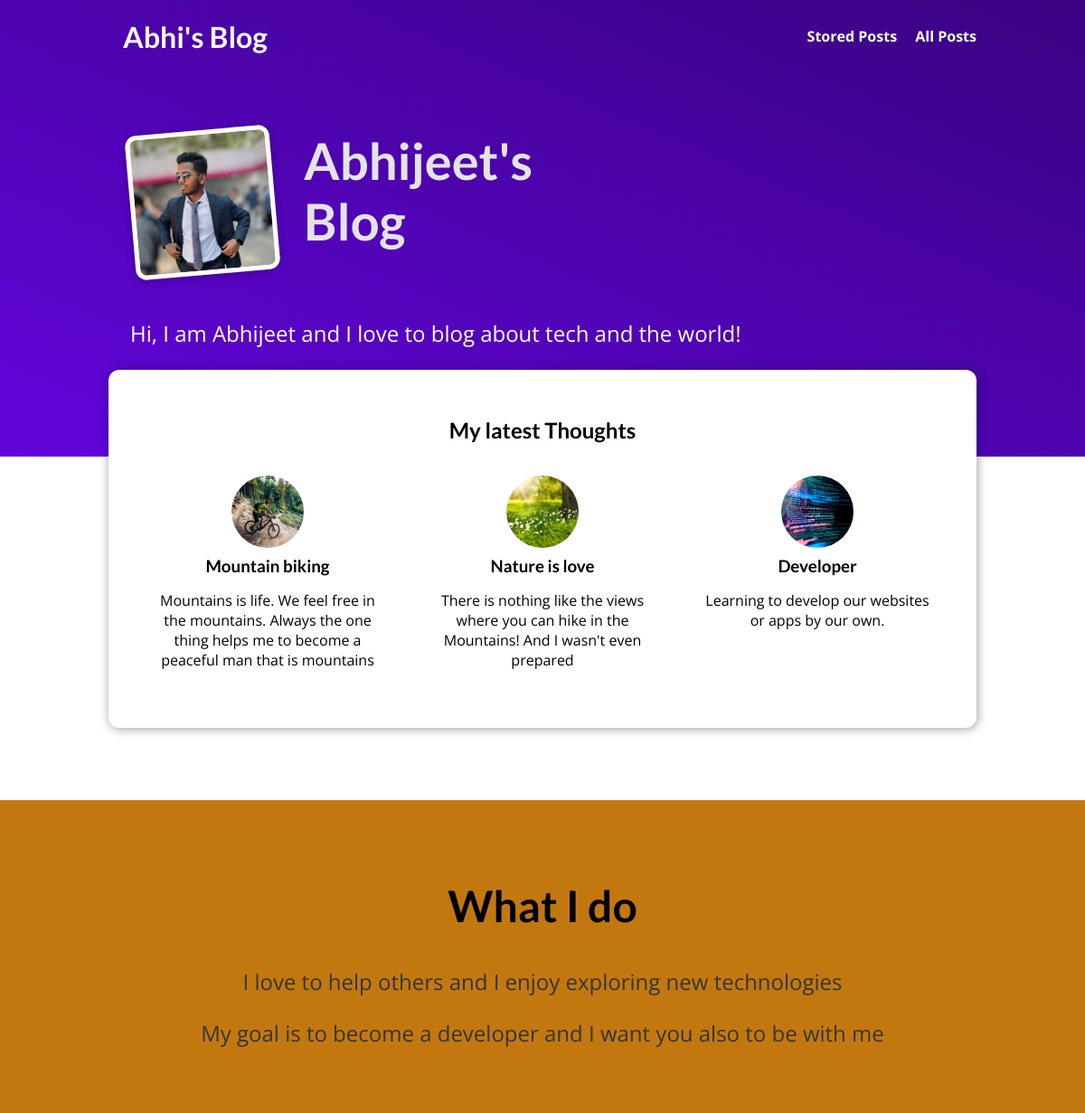
The page / on the database its author committed.
### blog/models.py (models this page shows, shortened)
class Post(models.Model):
    title = models.CharField(max_length=150)
    excerpt = models.CharField(max_length=200)
    image = models.ImageField(upload_to="posts", null=True)
    date = models.DateField(auto_now=True)
    slug = models.SlugField(unique=True, db_index=True)
    content = models.TextField(validators=[MinLengthValidator(10)])
    author = models.ForeignKey(Author, on_delete=models.SET_NULL, null=True, related_name="posts")
    tags = models.ManyToManyField(Tag)

### blog/views.py (the view)
# urls.py: path("",views.StartingPageView.as_view(), name="starting-page"),
class StartingPageView(ListView):
    template_name = "blog/index.html"
    model = Post
    ordering = ["-date"]
    context_object_name = "posts"
    def get_queryset(self):
        queryset = super().get_queryset()
        data = queryset[:3]
        return data

### blog/templates/blog/index.html (shortened to what this page needs)
{% extends "base.html" %}
{% load static %}
{% block css_files %}
<link rel="stylesheet" href="{% static 'blog/posts.css' %}" type="text/css" />
<link rel="stylesheet" href="{% static 'blog/index.css' %}" type="text/css" />
{% endblock %}
{% block content %}
<section id="welcome">
  <header>
    <img
      src="{% static 'blog/images/ME.jpeg' %}"
      alt="Max - The Author of This
    Blog"
    />
    <h2>Abhijeet's Blog</h2>
  </header>
  <p>Hi, I am Abhijeet and I love to blog about tech and the world!</p>
</section>
<section id="posts">
  <h2>My latest Thoughts</h2>
  <ul>
    {% for post in posts %}
      {% include "blog/include/post.html" %}
    {% endfor %}
  </ul>
</section>
<section id="about">
  <h2>What I do</h2>
  <p>I love to help others and I enjoy exploring new technologies</p>
  <p>My goal is to become a developer and I want you also to be with me</p>
</section>
{% endblock %}

### blog/templates/blog/include/post.html
<li>
    <article class="post">
      <a href="{% url 'post-detail-page' post.slug %}">
        <img src="{{ post.image.url }}" alt="{{ post.title }}">
        <div class="post-content">
          <h3>{{ post.title }}</h3>
          <p>
            {{ post.excerpt }}
          </p>
        </div>
      </a>
    </article>
  </li>

### static/app.css (style rules this page uses)
* { box-sizing: border-box; }
html { font-family: 'Open Sans', 'Lato', sans-serif; }
body { margin: 0; }
h1, h2, h3 { font-family: 'Lato', sans-serif; font-weight: bold; }

### static/blog/posts.css (style rules this page uses)
.post { display: flex; flex-direction: column; align-items: center; text-align: center; }
.post a { text-decoration: none; color: black; transition: all 0.2s ease; padding: 1rem; }
.post img { width: 5rem; height: 5rem; object-fit: cover; border-radius: 50%; }
.post h3 { margin: 0.25rem 0; }

### static/blog/index.css (style rules this page uses)
#welcome { background: linear-gradient(to right top, #6305dd, #390281); padding: 6rem 12%; }
#welcome header { display: flex; align-items: flex-start; margin: 3rem auto; }
#welcome img { width: 10rem; height: 10rem; object-fit: cover; object-position: top; border: 5px solid white; border-radius: 12px; background-color: #ffe1bf; transform: rotateZ(-5deg); box-shadow: 0 2px 8px rgba(0, 0, 0, 0.25); }
#welcome h2 { font-size: 3.5rem; margin: 0 0 0 2rem; color: #e4e4e4; width: 10rem; }
#welcome p { color: white; font-size: 1.5rem; }
#posts { background-color:white; padding: 2rem; border-radius: 12px; width: 60rem; margin: -6rem auto 2rem auto; box-shadow: 1px 1px 12px rgba(0, 0, 0, 0.4); }
#posts h2 { text-align: center; }
#posts ul { list-style: none; margin: 0; padding: 0; display: flex; gap: 1rem; }
#posts li { flex: 1; }
#about { text-align: center; padding: 3rem; background-color: #c3780f; margin-top: 5rem; }
#about h2 { font-size: 3rem; }
#about p { font-size: 1.5rem; color: #353535; }

### rows shown on the page
Post: image (picture), title "Mountain biking", excerpt "Mountains is life. We feel free in the mountains. Always the one thing helps me to become a peaceful man that is mountains"
Post: image (picture), title "Nature is love", excerpt "There is nothing like the views where you can hike in the Mountains! And I wasn't even prepared"
Post: image (placeholder picture), title "Developer", excerpt "Learning to develop our websites or apps by our own."
